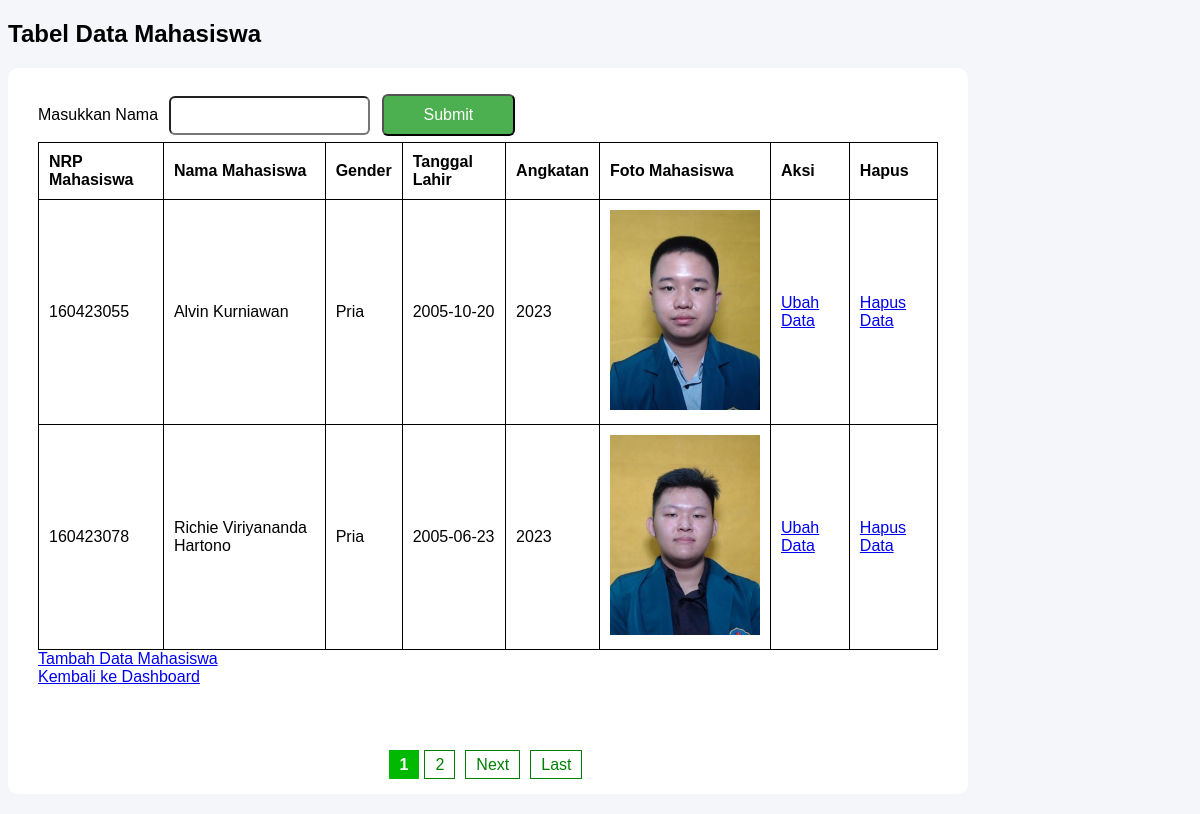
Page /tabel_data_mahasiswa.php on the committed database.
### tables this page shows
CREATE TABLE `mahasiswa` (
  `nrp` char(9) NOT NULL,
  `nama` varchar(45) DEFAULT NULL,
  `gender` enum('Pria','Wanita') DEFAULT NULL,
  `tanggal_lahir` date DEFAULT NULL,
  `angkatan` year(4) DEFAULT NULL,
  `foto_extention` varchar(4) DEFAULT NULL,
  PRIMARY KEY (`nrp`)
);

### tabel_data_mahasiswa.php (the view, shortened to what this page needs)
<!DOCTYPE html>
<html lang="en">
<head>
</head>
<body>
    <h2>Tabel Data Mahasiswa</h2>
    <?php
    echo "<form method = 'GET' action = 'tabel_data_mahasiswa.php'>";
    echo "<label> Masukkan Nama </label>";
    echo "<input type = 'text' name = 'txtSearch'>";
    echo "<input type = 'submit' name = 'btnSearch' class='btnSearch'>";
    $mysqli = new mysqli("localhost", "root", "", "fullstack");
    $limit = 2;
    $page = isset($_GET['start']) ? (int)$_GET['start'] : 1;
    $offset = ($page - 1) * $limit;
    $searched = "";
    $sql = "SELECT * FROM mahasiswa";
    if (!is_null($offset)) $sql .= " LIMIT ?,?";
    $stmt = $mysqli->prepare($sql);
    if (!empty($searched) && !is_null($offset)) {
        $stmt->bind_param('sii', $searched, $offset, $limit);
    } else if (!empty($searched)) {
        $stmt->bind_param('s', $searched);
    } else if (empty($searched) && !is_null($offset)) {
        $stmt->bind_param('ii', $offset, $limit);
    }
    $stmt->execute();
    $res = $stmt->get_result();
    if ($res->num_rows > 0) {
        echo "<table>
                <tr>
                    <th>NRP Mahasiswa</th>
                    <th>Nama Mahasiswa</th>
                    <th>Gender</th>
                    <th>Tanggal Lahir</th>
                    <th>Angkatan</th>
                    <th>Foto Mahasiswa</th>
                    <th>Aksi</th>
                    <th>Hapus</th>
                </tr>";
        while ($row = $res->fetch_assoc()) {
            echo "<tr>";
            echo "<td>" . $row['nrp'] . "</td>";
            echo "<td>" . $row['nama'] . "</td>";
            echo "<td>" . $row['gender'] . "</td>";
            echo "<td>" . $row['tanggal_lahir'] . "</td>";
            echo "<td>" . $row['angkatan'] . "</td>";
            echo "<td><img src = 'foto_mahasiswa/" . $row['nrp'] . "." . $row['foto_extention'] . "'</td>";
            echo "<td><a href='edit_data_mahasiswa.php?nrp=" . $row['nrp'] . "'>Ubah Data</a></td>";
            echo "<td><a href='hapus_data_mahasiswa.php?nrp=" . $row['nrp'] . "'>Hapus Data</a></td>";
            echo "</tr>";
        }
        echo "</table>";
        echo "<a href = 'tambah_data_mahasiswa.php'>Tambah Data Mahasiswa</a><br>";
        echo "<a href = 'dashboard_admin.php'>Kembali ke Dashboard</a>";
    } else {
        echo "<p>Tidak ada data ditemukan.</p>";
    }
    $sql = "SELECT * FROM mahasiswa";
    $stmtPage = $mysqli->prepare($sql);
    $stmtPage->execute();
    $resPage = $stmtPage->get_result();
    $total = $resPage->num_rows;
    $total_pages = ceil($total / $limit);
    echo "<div id='page'>";
    for ($i = 1; $i <= $total_pages; $i++) {
        if ($i == $page) {
            echo "<span class='active'>$i</span>";
        } else {
            echo "<a href='?start=$i'>$i</a>";
        }
    }
    if ($page < $total_pages) {
        echo "<a href='?start=" . ($page + 1) . "'>Next</a>";
        echo "<a href='?start=$total_pages'>Last</a>";
    }
    echo "</div>";
    ?>
</body>
</html>

### tabel_data_mahasiswa.php (style rules this page uses)
body { background: #f4f6f9; font-family: Arial; }
form { background: #fff; padding: 20px 30px; border-radius: 10px; text-align: left; width: 900px; }
table, th, tr, td { border: 1px solid black; }
table { border-collapse: collapse; }
th, td { padding: 10px; }
form { margin-bottom: 20px; }
img { width: 150px; height: 200px; }
input { border-radius: 6px; padding: 10px; margin: 6px; }
.btnSearch { background: #4CAF50; color: white; padding: 10px 40px; border-radius: 6px; margin: 6px; font-size: 16px; }
#page { margin-top: 70px; text-align: center; }
#page a { margin: 0 5px; padding: 5px 10px; border: 1px solid green; text-decoration: none; color: green; }
#page span.active { background-color: #00b900ff; color: white; font-weight: bold; cursor: default; padding: 6px 11px; }

### rows in the picture
mahasiswa: nrp "160423055", nama "Alvin Kurniawan", gender "Pria", tanggal_lahir "2005-10-20", angkatan "2023", nrp (picture)
mahasiswa: nrp "160423078", nama "Richie Viriyananda Hartono", gender "Pria", tanggal_lahir "2005-06-23", angkatan "2023", nrp (picture)
